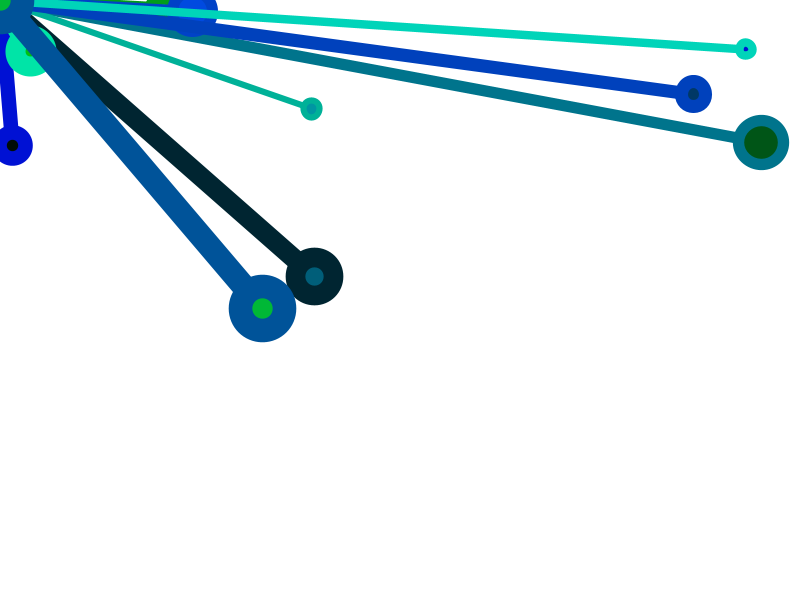
Frame 1 (no input)
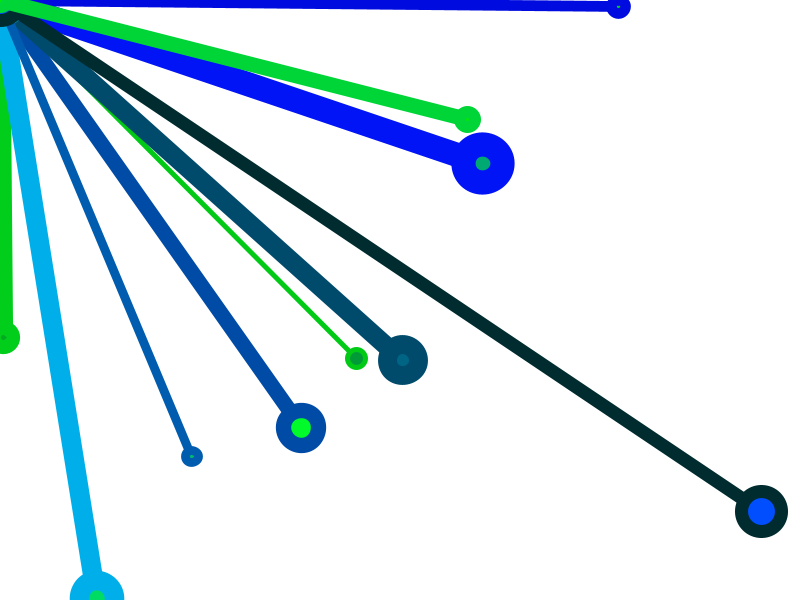
Frame 60 (the mouse pressed at the canvas centre just before this capture)
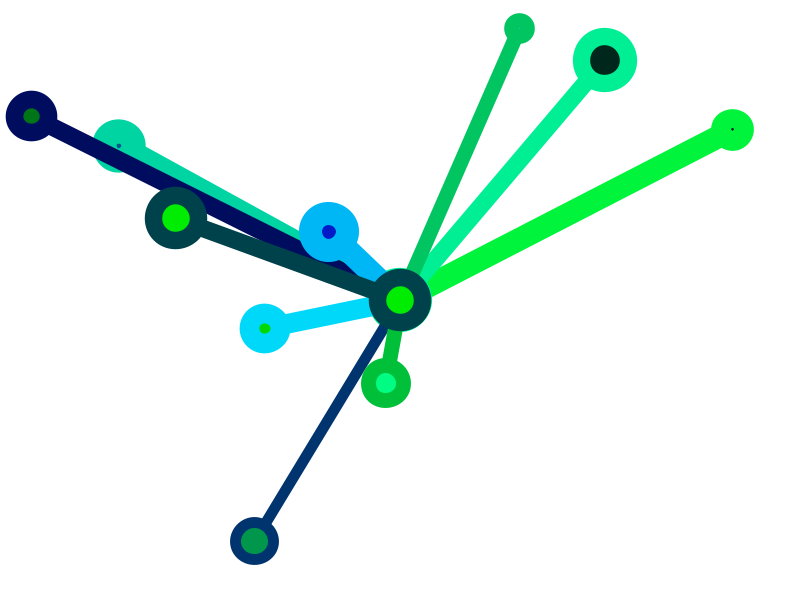
Frame 120 (the mouse held since frame 60 and released just before this capture)

The Processing sketch that drew these frames (run headless with seeded random() and noise(); from frame 60 on, the mouse is pressed at the canvas centre):

// Processing sketch: processing_29637
// ── processing_29637.pde

Miguel mike;
int x;

void setup(){
  
  size(800,600);
background(255);
smooth();

frameRate(10);
mike=new Miguel(random(width),random(height),random(50,50));

}
void draw(){

  //loop para desenhar objectos//
background(255);

mike.desenho();

}
//for(int i=0,i<100,i=i+1);

//mike

class Miguel{
  
 float x1,y1;
 float largura;
 //cordenadas centro do miguel
 
 //funçao construtora
 Miguel(float t_x1,float t_y1,float t_largura){
   
   x1=t_x1;
   y1=t_y1;
   largura=t_largura;
   }
   
   //funçao de desenho//
   
   void desenho(){
   
 for(int i=0; i<10; i++){
   float W=random(width);
   float H=random(height);
   float T=random(10,50);
strokeWeight(random(5,25));
stroke (random(0),random(255),random(255));
line((mouseX),(mouseY),W,H);
     
     fill(random(0),random(255),random(255));
     ellipse(W,H,T,T);
     ellipse((mouseX),(mouseY),T,T);
     
    }
    
   }}
